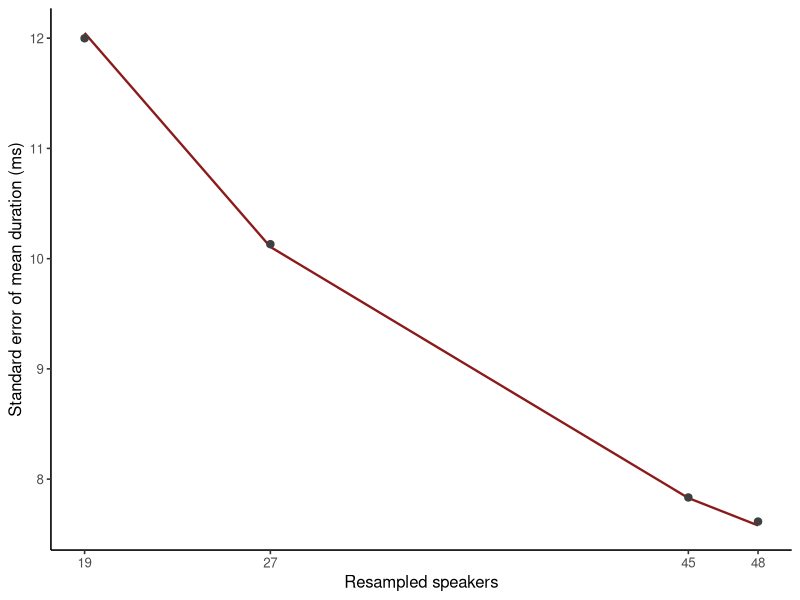

Source code (R):
## ---- chunk 1
#| label: hillenbrand-standard-errors
library(ggplot2)

vowels <- read.csv(
  "data/hillenbrand/vowels-complete.csv",
  stringsAsFactors = FALSE
)
women_hid <- subset(vowels, speaker_type == "woman" & vowel == "I")
x <- women_hid$duration_ms
sigma <- sqrt(mean((x - mean(x))^2))

speaker_rows <- unique(vowels[c("speaker_id", "speaker_type")])
sample_sizes <- sort(as.integer(table(speaker_rows$speaker_type)))

set.seed(20261018)
replicates <- 20000L
se_table <- do.call(rbind, lapply(sample_sizes, function(n) {
  estimates <- replicate(replicates, mean(sample(x, n, replace = TRUE)))
  data.frame(
    sample_size = n,
    simulated_se_ms = sd(estimates),
    analytic_se_ms = sigma / sqrt(n)
  )
}))

stopifnot(max(abs(se_table$simulated_se_ms - se_table$analytic_se_ms)) < 0.15)
se_table
## ---- chunk 2
#| label: plot-hillenbrand-standard-errors
#| fig-cap: "Bootstrap standard errors (points) and analytic values under the empirical distribution (line)."
ggplot(se_table, aes(sample_size, analytic_se_ms)) +
  geom_line(color = "#8B1A1A", linewidth = 0.8) +
  geom_point(aes(y = simulated_se_ms), color = "grey25", size = 2.2) +
  scale_x_continuous(breaks = sample_sizes) +
  labs(x = "Resampled speakers", y = "Standard error of mean duration (ms)") +
  theme_classic(base_size = 12)
